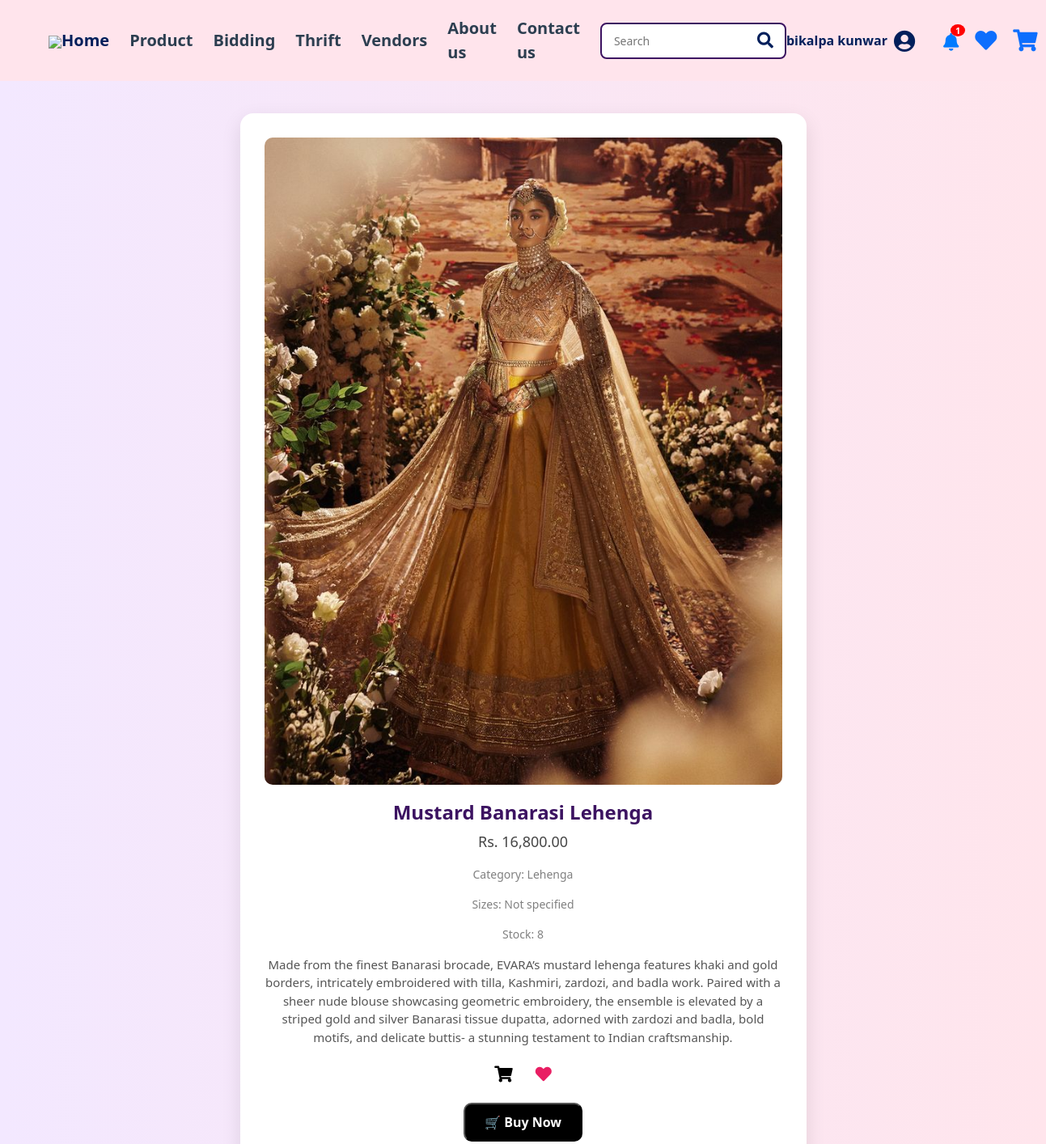
Page /vendor/product/3/ (signed in, upper part) on the earlier database version.
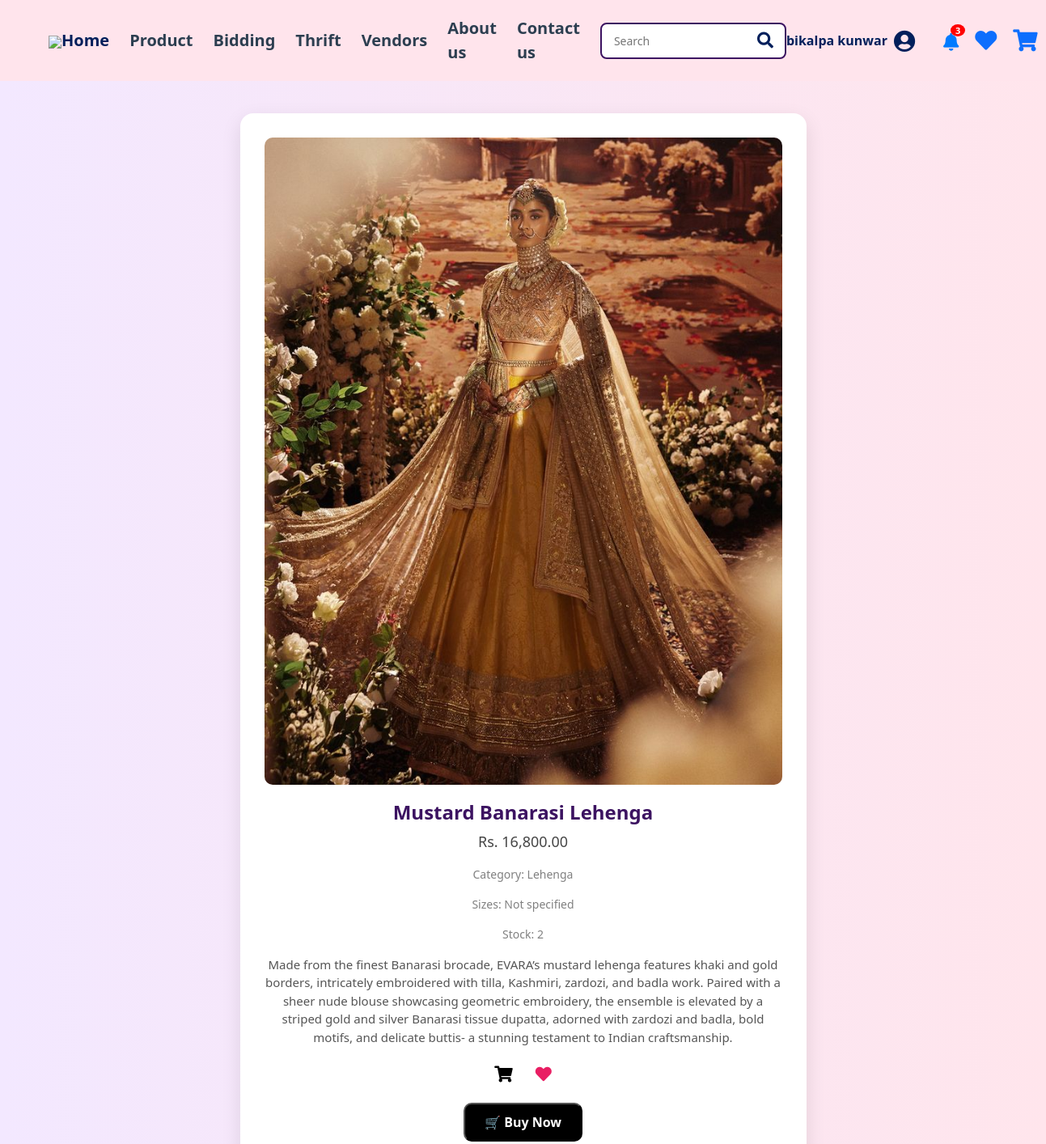
Same page on the later database version.
### MS/models.py (models this page shows, shortened)
class Product(models.Model):
    CATEGORY_CHOICES = [
        ('Saree', 'Saree'),
        ('Lehenga', 'Lehenga'),
        ('Kurtha', 'Kurtha'),
        ('Other', 'Other'),
    ]
    product_name = models.CharField(max_length=255)
    description = models.TextField()
    price = models.DecimalField(max_digits=10, decimal_places=2)
    quantity = models.PositiveIntegerField(default=1)
    category = models.CharField(max_length=255, choices=CATEGORY_CHOICES)
    age_groups = models.ManyToManyField('AgeGroup', blank=True)
    sizes = models.ManyToManyField('Size', blank=True)
    user = models.ForeignKey(settings.AUTH_USER_MODEL, on_delete=models.CASCADE)
    image = models.ImageField(upload_to='product_images/', blank=True, null=True)
    created_at = models.DateTimeField(auto_now_add=True)
    updated_at = models.DateTimeField(auto_now=True)

### MS/views.py (the view, shortened to what this page needs)
# urls.py: path('vendor/product/<int:product_id>/', views.vendor_product_detail, name='vendor_product_details'),
def vendor_product_detail(request, product_id):
    product = get_object_or_404(Product.objects.prefetch_related('age_groups', 'sizes'), id=product_id)
    vendor_id = product.user.id if product.user.is_vendor else None
    return render(request, 'mytemplates/vendor_product_details.html', {
        'product': product,
        'vendor_id': vendor_id,
    })

### MS/context_processors.py (called while the page is built)
def notification_context(request):
    if not request.user.is_authenticated:
        return {}
    user = request.user
    alerts = Notification.objects.filter(user=user, is_read=False).order_by('-timestamp')
    unread_count = alerts.count()
    alerts = alerts[:10]  # slice after count
    chat_messages = Chat.objects.filter(
        Q(sender=user) | Q(thrift__user=user)
    ).order_by('-timestamp')[:10]
    return {
        'alerts': alerts,
        'unread_count': unread_count,
        'chat_messages': chat_messages,
    }

### MS/templates/mytemplates/vendor_product_details.html (shortened to what this page needs)
{% extends 'mytemplates/index.html' %}
{% load static %}
{% load humanize %}
{% block content %}
<div style="max-width: 700px; margin: 40px auto; background: white; padding: 30px; border-radius: 16px; box-shadow: 0 8px 24px rgba(0,0,0,0.1); text-align: center;">
  <img src="{{ product.image.url }}" alt="{{ product.product_name }}"
       style="max-width: 100%; height: auto; border-radius: 10px; object-fit: contain; margin-bottom: 20px;">
  <h2 style="font-weight: bold; font-size: 24px; color: #3c1361;">{{ product.product_name }}</h2>
  <p style="font-size: 18px; color: #444;">Rs. {{ product.price|intcomma }}</p>
  <p style="margin-top: 8px; font-size: 14px; color: gray;">Category: {{ product.category }}</p>
    <p style="font-size: 14px; color: gray;">Sizes:
  {% for size in product.sizes.all %}
    {{ size.name }}{% if not forloop.last %}, {% endif %}
  {% empty %}
    Not specified
  {% endfor %}
</p>
  <p style="font-size: 14px; color: gray;">Stock: {{ product.quantity }}</p>
  <p style="margin-top: 15px; font-size: 15px; color: #555; line-height: 1.5;">{{ product.description }}</p>
  <div style="margin-top: 20px;">
    <a href="{% url 'add_to_cart' product.id %}" title="Add to Cart" style="color: #000; font-size: 20px; margin: 0 12px;"><i class="fas fa-shopping-cart"></i></a>
    <a href="{% url 'add_to_wishlist' product.id %}" title="Add to Wishlist" style="color: #e91e63; font-size: 20px; margin: 0 12px;"><i class="fas fa-heart"></i></a>
  </div>
  <button onclick="openBuyNowModal('{{ product.id }}', '{{ product.product_name }}', '{{ product.price }}')"
          style="margin-top: 20px; background: black; color: white; padding: 10px 24px; border-radius: 10px; font-weight: bold;">
    🛒 Buy Now
  </button>
</div>
{% endblock %}

### MS/templates/mytemplates/nav.html (shortened to what this page needs)
{% load static %}
{% load humanize %}
{% block content %}
<link rel="stylesheet" type="text/css" href="{% static 'css/nav.css' %}">
<header>
  <div class="logo">
    <img src="{% static 'images/finallogo.png' %}" class="logo-img">
  </div>
    <nav>
    <a href="{% url 'home' %}" class="active">Home</a>
    <a href="{% url 'product' %}">Product</a>
    <a href="{% url 'bidding_list' %}">Bidding</a>
    <a href="{% url 'thrift' %}">Thrift</a>
    <a href="{% url 'all_vendors' %}">Vendors</a>
    <a href="{% url 'aboutus' %}">About us</a>
    <a href="{% url 'contact' %}">Contact us</a>
    <form method="GET" action="{% url 'search_products' %}" style="position: relative; display: inline-block;">
  <input type="text" name="q" placeholder="Search" style="
    padding: 10px 40px 10px 15px;
    border-radius: 8px;
    border: 2px solid #3c1361;
    outline: none;
    font-size: 14px;
    width: 230px;
  ">
  <button type="submit" style="
    position: absolute;
    top: 50%;
    right: 10px;
    transform: translateY(-50%);
    background: none;
    border: none;
    cursor: pointer;
    color: #3c1361;
    font-size: 18px;
  ">
    <i class="fas fa-search"></i>
  </button>
</form>
  </nav>
  <div class="icons">
  {% if user.is_authenticated %}
    <div class="user-dropdown" onclick="toggleDropdown()">
      <span class="user-name">{{ user.get_full_name }}</span>
      <i class="fas fa-user-circle"></i>
    </div>
    <div class="notification-dropdown">
      <a href="#" onclick="toggleNotifBox(event)">
        <i class="fas fa-bell"></i>
        {% if unread_count > 0 %}
          <span class="notif-count">{{ unread_count }}</span>
        {% endif %}
      </a>
    </div>
  {% else %}
    <a href="{% url 'login' %}"><i class="fas fa-user-circle"></i></a>
  {% endif %}
  <a href="{% url 'wishlist' %}"><i class="fas fa-heart"></i></a>
  <a href="{% url 'cart' %}"><i class="fas fa-shopping-cart"></i></a>
</div>
</header>
{% endblock %}

Differences in the rows shown:
changed Product "Mustard Banarasi Lehenga": quantity "8" → "2"
Other differences:
{{ unread_count }}: "1" → "3"
